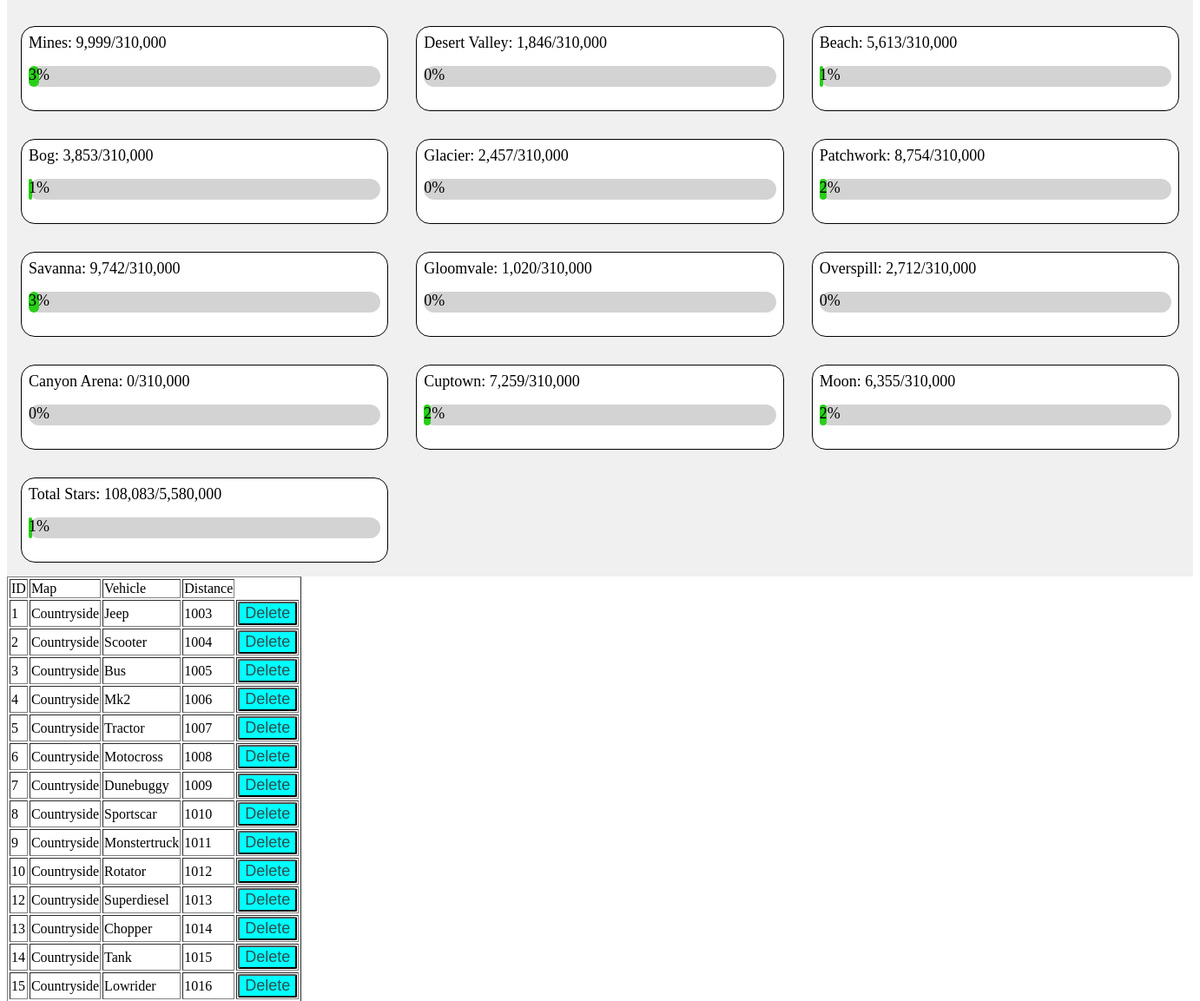
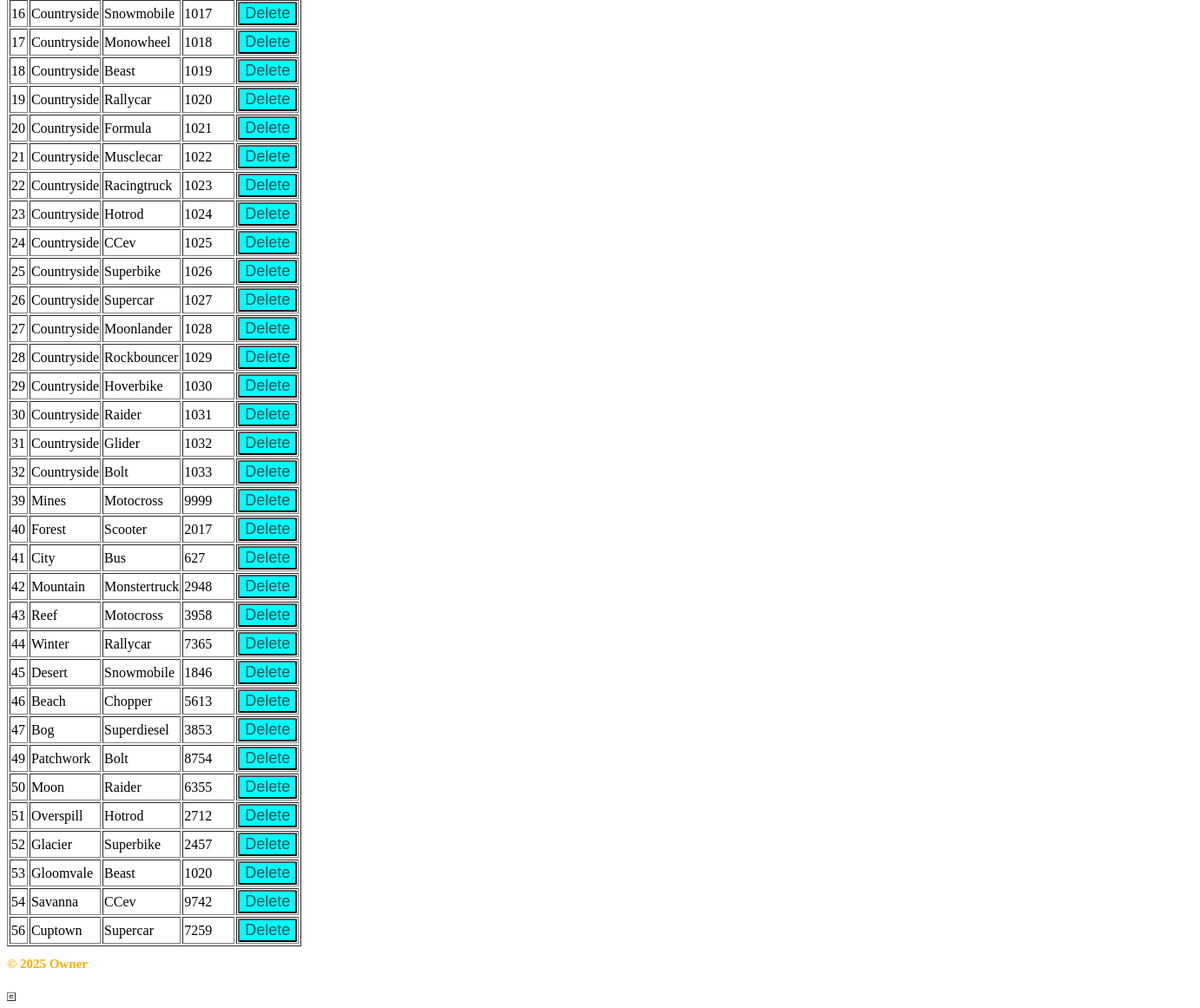
Page /home (lower part) on the earlier database version (2 pictures, top to bottom).
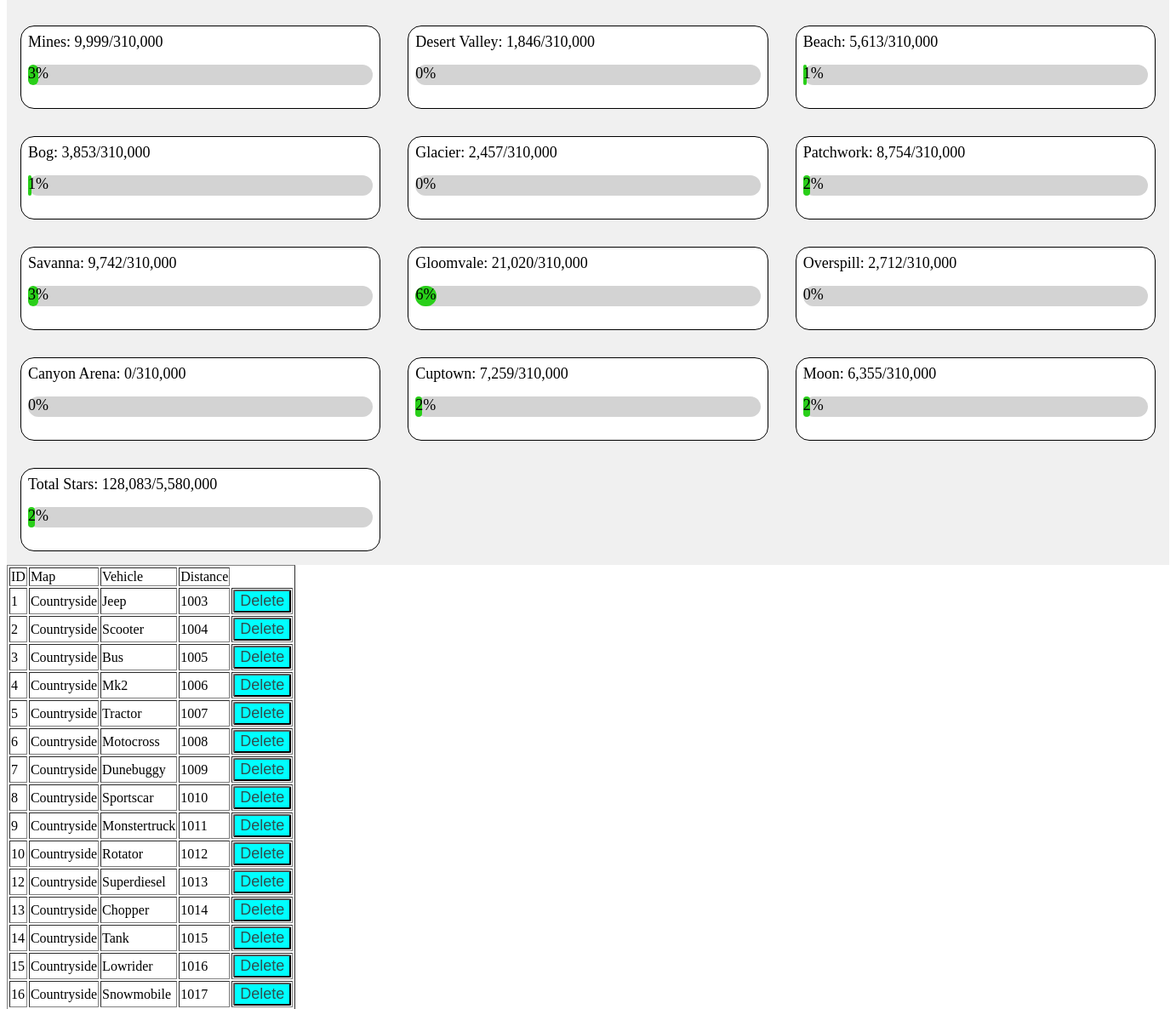
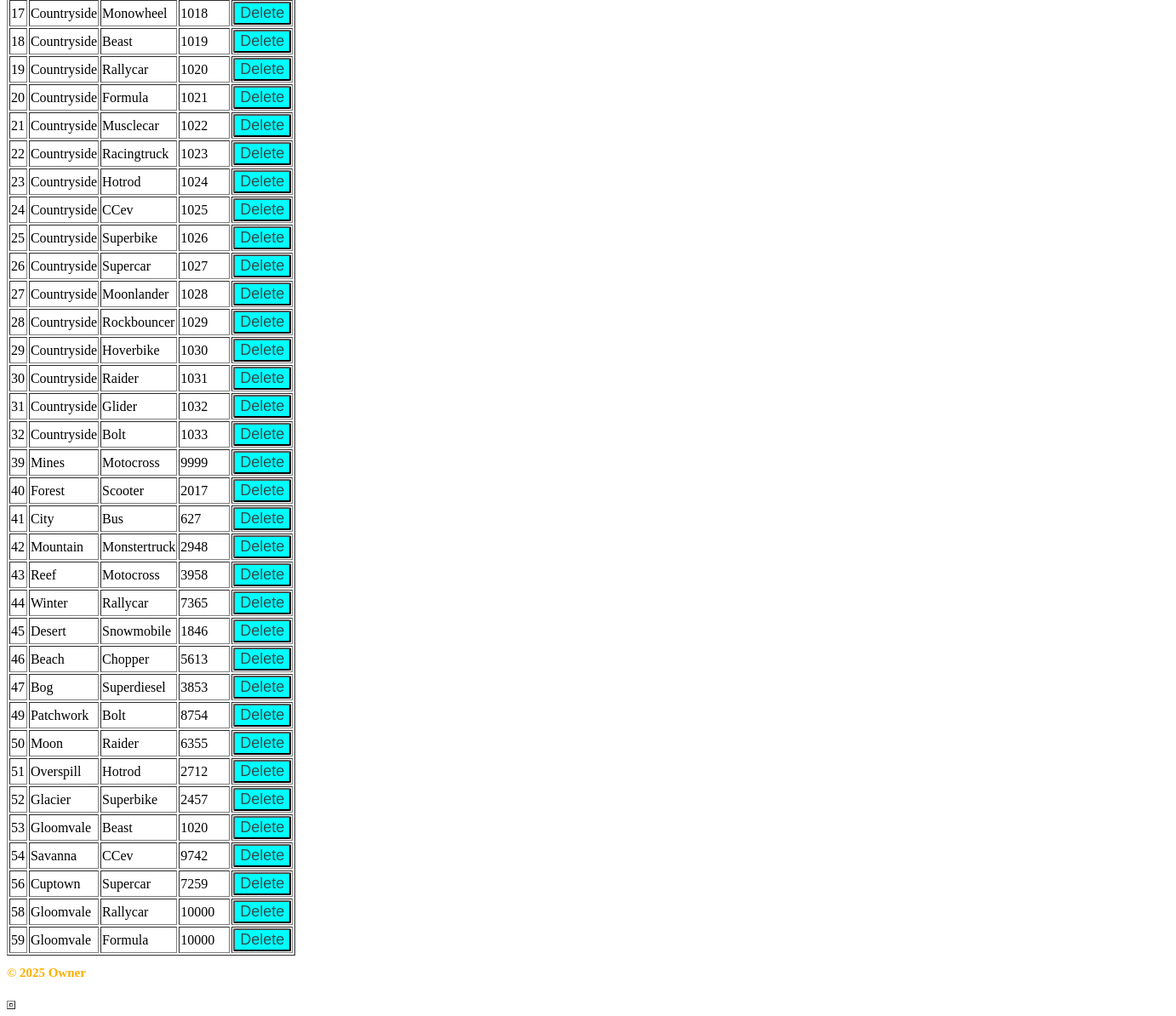
Same page on the later database version (2 pictures, top to bottom).
### tables this page shows
CREATE TABLE Distances (
    id INTEGER PRIMARY KEY AUTOINCREMENT,
    map TEXT,
    vehicle TEXT,
    distance INTEGER,
    UNIQUE(map, vehicle)
);

### Main Backend.py (the view)
@app.route('/home', methods=['GET', 'POST'])
def home():
    db = get_db()
    cur = db.cursor()
    rows = cur.execute('SELECT * FROM Distances').fetchall()
    TotalStars = sum(row['distance'] for row in rows)
    Percent = ((TotalStars * 100)//5800000)
    TotalStars = format(TotalStars, ',')
    CountrysideStars = sum(row['distance'] for row in rows if row['map'] == 'Countryside')
    Percent1 = ((CountrysideStars *100)//310000)
    CountrysideStars = format(CountrysideStars, ',')
    ForestStars = sum(row['distance'] for row in rows if row['map'] == 'Forest')
    Percent2 = ((ForestStars *100)//310000)
    ForestStars = format(ForestStars, ',')
    CityStars = sum(row['distance'] for row in rows if row['map'] == 'City')
    Percent3 = ((CityStars *100)//310000)
    CityStars = format(CityStars, ',')
    MountainStars = sum(row['distance'] for row in rows if row['map'] == 'Mountain')
    Percent4 = ((MountainStars *100)//310000)
    MountainStars = format(MountainStars, ',')
    ReefStars = sum(row['distance'] for row in rows if row['map'] == 'Reef')
    Percent5 = ((ReefStars *100)//310000)
    ReefStars = format(ReefStars, ',')
    WinterStars = sum(row['distance'] for row in rows if row['map'] == 'Winter')
    Percent6 = ((WinterStars *100)//310000)
    WinterStars = format(WinterStars, ',')
    MinesStars = sum(row['distance'] for row in rows if row['map'] == 'Mines')
    Percent7 = ((MinesStars *100)//310000)
    MinesStars = format(MinesStars, ',')
    DesertvalleyStars = sum(row['distance'] for row in rows if row['map'] == 'Desert')
    Percent8 = ((DesertvalleyStars *100)//310000)
    DesertvalleyStars = format(DesertvalleyStars, ',')
    BeachStars = sum(row['distance'] for row in rows if row['map'] == 'Beach')
    Percent9 = ((BeachStars *100)//310000)
    BeachStars = format(BeachStars, ',')
    BogStars = sum(row['distance'] for row in rows if row['map'] == 'Bog')
    Percent10 = ((BogStars *100)//310000)
    BogStars = format(BogStars, ',')
    GlacierStars = sum(row['distance'] for row in rows if row['map'] == 'Glacier')
    Percent11 = ((GlacierStars *100)//310000)
    GlacierStars = format(GlacierStars, ',')
    PatchworkStars = sum(row['distance'] for row in rows if row['map'] == 'Patchwork')
    Percent12 = ((PatchworkStars *100)//310000)
    PatchworkStars = format(PatchworkStars, ',')
    SavannaStars = sum(row['distance'] for row in rows if row['map'] == 'Savanna')
    Percent13 = ((SavannaStars *100)//310000)
    SavannaStars = format(SavannaStars, ',')
    GloomvaleStars = sum(row['distance'] for row in rows if row['map'] == 'Gloomvale')
    Percent14 = ((GloomvaleStars *100)//310000)
    GloomvaleStars = format(GloomvaleStars, ',')
    OverspillStars = sum(row['distance'] for row in rows if row['map'] == 'Overspill')
    Percent15 = ((OverspillStars *100)//310000)
    OverspillStars = format(OverspillStars, ',')
    CanyonarenaStars = sum(row['distance'] for row in rows if row['map'] == 'Canyonarena')
    Percent16 = ((CanyonarenaStars *100)//310000)
    CanyonarenaStars = format(CanyonarenaStars, ',')
    CuptownStars = sum(row['distance'] for row in rows if row['map'] == 'Cuptown')
    Percent17 = ((CuptownStars *100)//310000)
    CuptownStars = format(CuptownStars, ',')
    MoonStars = sum(row['distance'] for row in rows if row['map'] == 'Moon')
    Percent18 = ((MoonStars *100)//310000)
    MoonStars = format(MoonStars, ',')
    return render_template('home.html', rows=rows, TotalStars=TotalStars,
                           CountrysideStars=CountrysideStars,
                           ForestStars=ForestStars,
                           CityStars=CityStars,
                           MountainStars=MountainStars,
                           ReefStars=ReefStars,
                           WinterStars=WinterStars,
                           MinesStars=MinesStars,
                           DesertvalleyStars=DesertvalleyStars,
                           BeachStars=BeachStars,
                           BogStars=BogStars,
                           GlacierStars=GlacierStars,
                           PatchworkStars=PatchworkStars,
                           SavannaStars=SavannaStars,
                           GloomvaleStars=GloomvaleStars,
                           OverspillStars=OverspillStars,
                           CanyonarenaStars=CanyonarenaStars,
                           CuptownStars=CuptownStars,
                           MoonStars=MoonStars,
                           Percent=Percent,
                           Percent1=Percent1,
                           Percent2=Percent2,
                           Percent3=Percent3,
                           Percent4=Percent4,
                           Percent5=Percent5,
                           Percent6=Percent6,
                           Percent7=Percent7,
                           Percent8=Percent8,
                           Percent9=Percent9,
                           Percent10=Percent10,
                           Percent11=Percent11,
                           Percent12=Percent12,
                           Percent13=Percent13,
                           Percent14=Percent14,
                           Percent15=Percent15,
                           Percent16=Percent16,
                           Percent17=Percent17,
                           Percent18=Percent18
                           )

### Main Backend.py (called while the page is built)
def get_db(): #Database connection function
    db = getattr(g, '_database', None)
    if db is None:
        db = g._database = sqlite3.connect('Python_Backend/Distances.db')
        db.row_factory = sqlite3.Row
        c = db.cursor()
        db.commit()
    return db

### templates/home.html (shortened to what this page needs)
{% extends 'layout.html' %}
{% block content %}
<div class="homepage">
    <div class="Completion">
        <div>Mines: {{ MinesStars }}/310,000<br>
            <div class="Progress-Bar">
                <div class="Progress" style="width: {{ Percent7 }}%">{{ Percent7 }}%</div>
            </div>
        </div>
        <div>Desert Valley: {{ DesertvalleyStars }}/310,000<br>
            <div class="Progress-Bar">
                <div class="Progress" style="width: {{ Percent8 }}%">{{ Percent8 }}%</div>
            </div>
        </div>
        <div>Beach: {{ BeachStars }}/310,000<br>
            <div class="Progress-Bar">
                <div class="Progress" style="width: {{ Percent9 }}%">{{ Percent9 }}%</div>
            </div>
        </div>
        <div>Bog: {{ BogStars }}/310,000<br>
            <div class="Progress-Bar">
                <div class="Progress" style="width: {{ Percent10 }}%">{{ Percent10 }}%</div>
            </div>
        </div>
        <div>Glacier: {{ GlacierStars }}/310,000<br>
            <div class="Progress-Bar">
                <div class="Progress" style="width: {{ Percent11 }}%">{{ Percent11 }}%</div>
            </div>
        </div>
        <div>Patchwork: {{ PatchworkStars }}/310,000<br>
            <div class="Progress-Bar">
                <div class="Progress" style="width: {{ Percent12 }}%">{{ Percent12 }}%</div>
            </div>
        </div>
        <div>Savanna: {{ SavannaStars }}/310,000<br>
            <div class="Progress-Bar">
                <div class="Progress" style="width: {{ Percent13 }}%">{{ Percent13 }}%</div>
            </div>
        </div>
        <div>Gloomvale: {{ GloomvaleStars }}/310,000<br>
            <div class="Progress-Bar">
                <div class="Progress" style="width: {{ Percent14 }}%">{{ Percent14 }}%</div>
            </div>
        </div>
        <div>Overspill: {{ OverspillStars }}/310,000<br>
            <div class="Progress-Bar">
                <div class="Progress" style="width: {{ Percent15 }}%">{{ Percent15 }}%</div>
            </div>
        </div>
        <div>Canyon Arena: {{ CanyonarenaStars }}/310,000<br>
            <div class="Progress-Bar">
                <div class="Progress" style="width: {{ Percent16 }}%">{{ Percent16 }}%</div>
            </div>
        </div>
        <div>Cuptown: {{ CuptownStars }}/310,000<br>
            <div class="Progress-Bar">
                <div class="Progress" style="width: {{ Percent17 }}%">{{ Percent17 }}%</div>
            </div></div>
        <div>Moon: {{ MoonStars }}/310,000<br>
            <div class="Progress-Bar">
                <div class="Progress" style="width: {{ Percent18 }}%">{{ Percent18 }}%</div>
            </div>
        </div>
        <div>Total Stars: {{ TotalStars }}/5,580,000<br>
            <div class="Progress-Bar">
                <div class="Progress" style="width: {{ Percent }}%">{{ Percent }}%</div>
            </div>
        </div>
    </div>
    <div>
        <table border="1" class="DeleteTable">
            <tr>
                <td>ID</td>
                <td>Map</td>
                <td>Vehicle</td>
                <td>Distance</td>
            </tr>
            {% for row in rows %}
            <tr>
                <td>{{ row.id }}</td>
                <td>{{ row.map }}</td>
                <td>{{ row.vehicle }}</td>
                <td>{{ row.distance }}</td>
                <td>
                    <form action="{{url_for('delete_distance', id=row['id']) }}" method="post">
                        <input type="submit" value="Delete" onclick="return confirm('Delete?')">
                    </form>
                </td>
            </tr>
            {% endfor %}
        </table>
    </div>
</div>
{% endblock %}

### templates/layout.html (shortened to what this page needs)
<!DOCTYPE html>
<html>
<head>
    <link rel="stylesheet" href="{{ url_for('static', filename='style.css') }}">
</head>
<body>
    {% block content %}{% endblock %}
    {% include 'footer.html' %}
</body>
</html>

### templates/footer.html
<footer>
    <h2>&copy; 2025 Owner</h2><br>
    <table border="1" class="fake-table">
        <tr>
            <td></td>
        </tr>
    </table>
</footer>

### static/style.css (style rules this page uses)
body { margin: 1vh; }
footer { font-size: x-small; color: rgb(255, 174, 0); }
.form-table, input[type="submit"] { color: darkslategray; background-color: aqua; font-size: large; border-color: black; border-radius: 5%; }
.Completion { display: grid; grid-template-columns: 1fr 1fr 1fr; background-color: #f0f0f0; }
.Completion > div { border: 0.2vh solid black; border-radius: 2vh; height: 10vh; padding: 1vh; font-size: large; margin: 2vh; background-color: white; }
.Progress-Bar { display: flex; justify-content: flex-start; margin-top: 2vh; background-color: lightgray; height: 3vh; border-radius: 5vh; }
.Progress { background-color: rgb(41, 207, 25); border-radius: inherit; text-align: center; height: inherit; }

Differences in the rows shown:
added Distances: id "58", map "Gloomvale", vehicle "Rallycar", distance "10000"
added Distances: id "59", map "Gloomvale", vehicle "Formula", distance "10000"
Other differences:
{{ GloomvaleStars }}: "1,020" → "21,020"
{{ Percent14 }}: "0" → "6"
{{ TotalStars }}: "108,083" → "128,083"
{{ Percent }}: 1 → 2 (drawn)
{{ Percent }}: "1" → "2"
